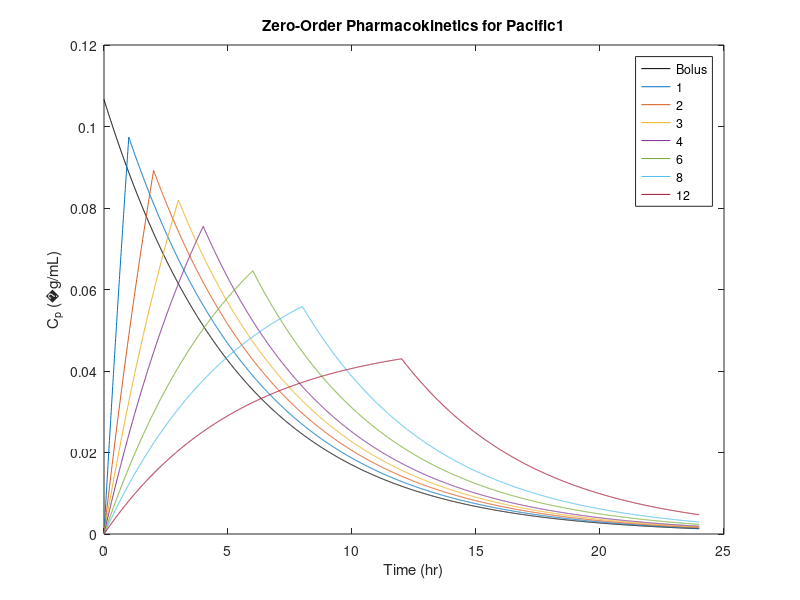
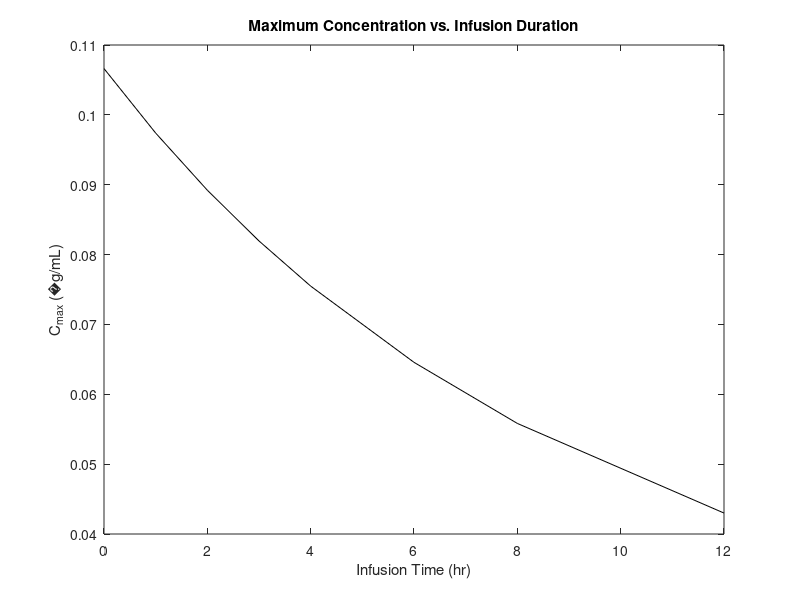

Write MATLAB code to recreate these figures, in order.
tinf = [1,2,3,4,6,8,12];
D = 10;
num = length(tinf);
R = zeros(num,1);
ke = 0.1839;
V1 = 93.7881;
tmax = 24;
ttot = 0:0.01:24;
tlength = length(ttot);
Cp = zeros(num+1,tlength);
Cmax = zeros(num+1,1);
Cp(1,:)=(D/V1)*exp(-ke*ttot);
Cmax(1) = (D/V1);
figure;
plot(ttot,Cp(1,:),'k');
hold on;
for i = 1:num
    R(i) = D/tinf(i);
    ton = 0:0.01:tinf(i);
    Cp(i+1,1:length(ton)) = (R(i)/(V1*ke))*(1-exp(-ke*ton));
    toff = [tinf(i)+0.01:0.01:tmax];
    Cp(i+1,(length(ton)+1):tlength) = Cp(i+1,length(ton))*exp(-ke*(toff-tinf(i)));
    plot(ttot,Cp(i+1,:));
    Cmax(i+1) = Cp(i+1,length(ton));
end
title('Zero-Order Pharmacokinetics for Pacific1');
xlabel('Time (hr)');
ylabel(['C_p (',char(181),'g/mL)']);
legend('Bolus','1','2','3','4','6','8','12');
hold off;

figure;
plot([0,tinf],Cmax,'k');
xlabel('Infusion Time (hr)');
ylabel(['C_{max} (',char(181),'g/mL)']);
title('Maximum Concentration vs. Infusion Duration');